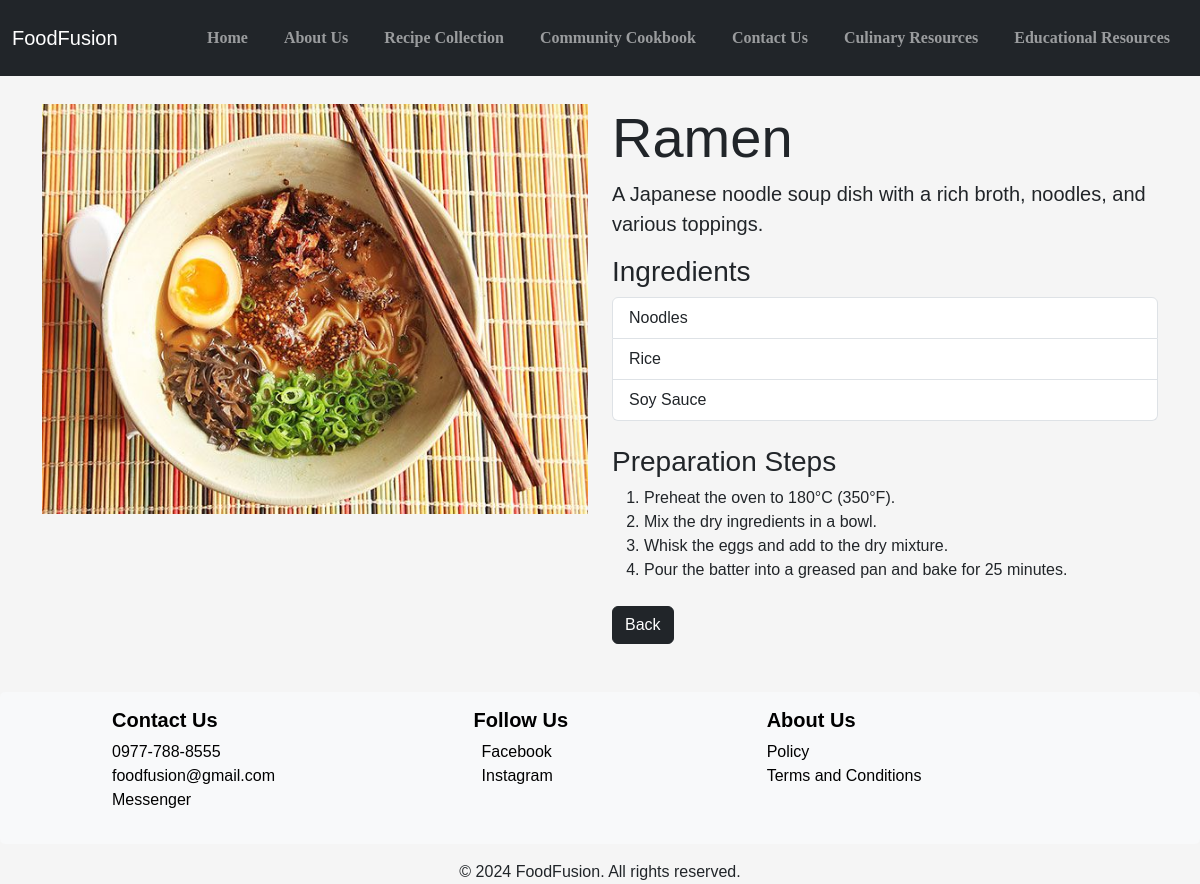
/detail.php?recipe_id=2, run on the app's committed database.
### tables this page shows
CREATE TABLE `recipe` (
  `recipe_id` int(11) NOT NULL,
  `recipe_name` varchar(255) NOT NULL,
  `country_id` int(11) DEFAULT NULL,
  `recipe_img` varchar(255) DEFAULT NULL,
  `difficulty_id` int(11) DEFAULT NULL,
  `description` text DEFAULT NULL
);

CREATE TABLE `ingredient` (
  `ingre_id` int(11) NOT NULL,
  `ingre_name` varchar(255) NOT NULL
);

### detail.php (the view, shortened to what this page needs)
<?php
$host = 'localhost';
$dbname = 'backendproject';
$username = 'root';
$password = '';
try {
    $pdo = new PDO("mysql:host=$host;dbname=$dbname", $username, $password);
    $pdo->setAttribute(PDO::ATTR_ERRMODE, PDO::ERRMODE_EXCEPTION);
    if (isset($_GET['recipe_id']) && is_numeric($_GET['recipe_id'])) {
        $recipe_id = intval($_GET['recipe_id']);
        $recipe_stmt = $pdo->prepare("SELECT * FROM recipe WHERE recipe_id = :recipe_id");
        $recipe_stmt->execute(['recipe_id' => $recipe_id]);
        $recipe = $recipe_stmt->fetch(PDO::FETCH_ASSOC);
        $ingredients_stmt = $pdo->prepare(
            "SELECT i.ingre_name AS ingredient_name
             FROM ingredient i
             INNER JOIN recipe_ingredient ri ON i.ingre_id = ri.ingre_id
             WHERE ri.recipe_id = :recipe_id"
        );
        $ingredients_stmt->execute(['recipe_id' => $recipe_id]);
        $ingredients = $ingredients_stmt->fetchAll(PDO::FETCH_ASSOC);
    } else {
        echo "Invalid Recipe ID!";
        exit;
    }
} catch (PDOException $e) {
    echo "Connection failed: " . $e->getMessage();
    error_log("Database Error: " . $e->getMessage());
    exit;
}
?>
<!DOCTYPE html>
<html lang="en">
<head>
    <link href="https://cdn.jsdelivr.net/npm/bootstrap@5.3.3/dist/css/bootstrap.min.css" rel="stylesheet">
</head>
<body>
    <?php include 'header.php'; ?>
    <div class="container my-5 recipe-detail">
        <div class="row">
            <div class="col-md-6">
                <img src="image/<?= htmlspecialchars($recipe['recipe_img'] ?? 'default.png') ?>"
                     alt="<?= htmlspecialchars($recipe['recipe_name'] ?? 'Recipe') ?>"
                     class="img-fluid">
            </div>
            <div class="col-md-6">
                <h1 class="display-4"><?= htmlspecialchars($recipe['recipe_name'] ?? 'Recipe Name') ?></h1>
                <p class="lead"><?= htmlspecialchars($recipe['description'] ?? 'No description available.') ?></p>
                <h3>Ingredients</h3>
                <ul class="list-group mb-4">
                    <?php if (!empty($ingredients)): ?>
                        <?php foreach ($ingredients as $ingredient): ?>
                            <li class="list-group-item"><?= htmlspecialchars($ingredient['ingredient_name']) ?></li>
                        <?php endforeach; ?>
                    <?php else: ?>
                        <li class="list-group-item">No ingredients listed for this recipe.</li>
                    <?php endif; ?>
                </ul>
                <h3>Preparation Steps</h3>
                <ol class="mb-4">
                    <li>Preheat the oven to 180°C (350°F).</li>
                    <li>Mix the dry ingredients in a bowl.</li>
                    <li>Whisk the eggs and add to the dry mixture.</li>
                    <li>Pour the batter into a greased pan and bake for 25 minutes.</li>
                </ol>
                <a href="reciepeCollection.php" class="btn btn-dark text-white">Back</a>
            </div>
        </div>
    </div>
    <?php include 'footer.php'; ?>
</body>
</html>

### style.css (style rules this page uses)
body { font-family: Arial, sans-serif; font-size: 16px; background-color: #f5f5f5; padding-top: 56px; }

### detail.php (style rules this page uses)
.recipe-detail img { width: 100%; height: auto; }

### data on the page
recipe: recipe_img (picture), recipe_name "Ramen", description "A Japanese noodle soup dish with a rich broth, noodles, and various toppings."
ingredient: ingre_name "Noodles"
ingredient: ingre_name "Rice"
ingredient: ingre_name "Soy Sauce"
